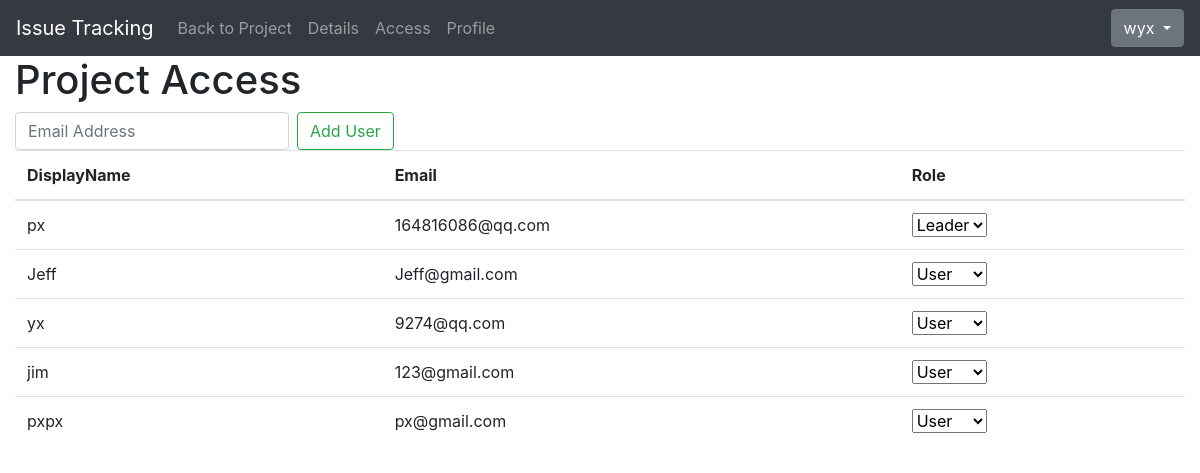
The app's page /admin/pro_access.php?pid=1 (signed in) with its own data.
### tables this page shows
CREATE TABLE `participate` (
  `user_id` int NOT NULL,
  `pro_id` int NOT NULL,
  PRIMARY KEY (`user_id`,`pro_id`),
  KEY `pro_idx` (`pro_id`),
  CONSTRAINT `member` FOREIGN KEY (`user_id`) REFERENCES `user` (`user_id`),
  CONSTRAINT `pro` FOREIGN KEY (`pro_id`) REFERENCES `project` (`pro_Id`)
);

CREATE TABLE `user` (
  `user_id` int NOT NULL AUTO_INCREMENT,
  `email` varchar(45) DEFAULT NULL,
  `username` varchar(45) DEFAULT NULL,
  `displayname` varchar(45) DEFAULT NULL,
  `password` varchar(225) DEFAULT NULL,
  `randSalt` varchar(225) NOT NULL DEFAULT '$2y$10$iusesomecrazystrings22',
  PRIMARY KEY (`user_id`),
  UNIQUE KEY `user_id_UNIQUE` (`user_id`)
);

### admin/pro_access.php (the view, shortened to what this page needs)
<?php include "includes/header.php"; ?>
    <div id="wrapper">
        <?php include "pro_navigation.php"; ?>
        <div id="page-wrapper">
            <div class="container-fluid">
                <div class="row">
                    <div class="col-lg-12">
                        <h1 class="page-header">
                            Project Access
                        </h1>
                        <form action="pro_access.php?pid=<?php echo $pid; ?>" method="post" class="form-inline my-2 my-lg-0">
                          <input class="form-control mr-sm-2" type="search" name="email" placeholder="Email Address" aria-label="Search">
                          <input type="submit" name="addUser" class="btn btn-outline-success my-2 my-sm-0" value="Add User">
                        </form>
                        <form action="pro_access.php?pid<?php echo $pid; ?>" method="post">
                        <table class="table">
                            <thread>
                               <tr>
                                <th>DisplayName</th>
                                <th>Email</th>
                                <th>Role</th>
                               </tr>
                            </thread>
                            <tbody>
                                <?php
if(isset($_GET)) {
    $pid = $_GET['pid'];
    $disable = "";
    $query = "SELECT * FROM participate WHERE pro_id = $pid";
    $select_user = mysqli_query($connection, $query);
    while($row = mysqli_fetch_assoc($select_user)) {
        $user_id = $row['user_id'];
        $query = "SELECT * FROM user WHERE user_id = $user_id";
        $select_user_query = mysqli_query($connection, $query);
        $user_row = mysqli_fetch_assoc($select_user_query);
        $displayname = $user_row['displayname'];
        $email = $user_row['email'];
        ?>
        <tr>
            <td><?php echo $displayname; ?></td>
            <td><?php echo $email; ?></td>
            <td>
              <select name="role" <?php echo $disable; ?> >
               <?php
                $check_leader = "SELECT * FROM leader WHERE user_id = $user_id and pro_id = $pid";
                $check_leader_query = mysqli_query($connection, $check_leader);
                if(mysqli_num_rows($check_leader_query) == 0) {
                    echo "<option value='2' selected>User</option>";
                } else{
                    echo "<option value='1' selected>Leader</option>";
                }
                ?>
           </select>
            </td>
        </tr>
        <?php
    }
}
?>
                            </tbody>
                        </table>
                            </form>
                    </div>
                </div>
            </div>
        </div>
    <?php include "includes/footer.php"; ?>

### records on screen
participate: user.displayname "px", user.email "164816086@qq.com"
participate: user.displayname "Jeff", user.email "Jeff@gmail.com"
participate: user.displayname "yx", user.email "9274@qq.com"
participate: user.displayname "jim", user.email "123@gmail.com"
participate: user.displayname "pxpx", user.email "px@gmail.com"

### other values on screen
$_SESSION['username'] "wyx"
